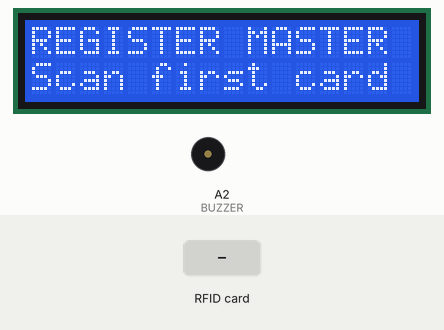
This sketch was run on a simulated Arduino Uno, built with avr-gcc and run on an emulated ATmega328P. On the bench: 16×2 character LCD, buzzer (waves = sounding). The inputs (shaded band) are chosen by the test bench. EEPROM starts erased; what the sketch prints to the serial monitor is not drawn.

Above: at 1.3 s.
1.4 s: RFID card 5E 7A 19 C4 held to the reader
At 2.2 s:
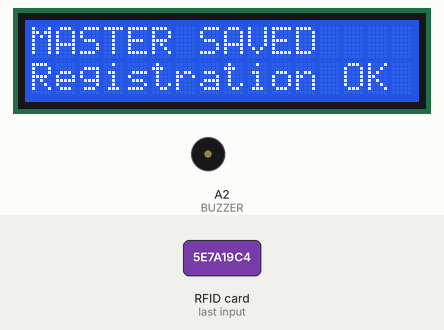
2.9 s: RFID card 5E 7A 19 C4 held to the reader
At 4.8 s:
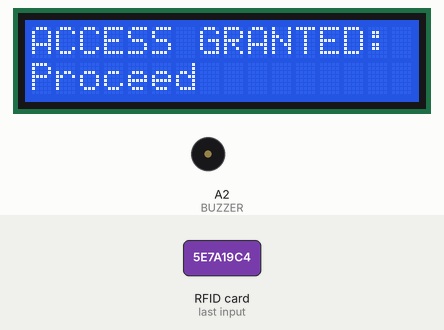
At 8.0 s:
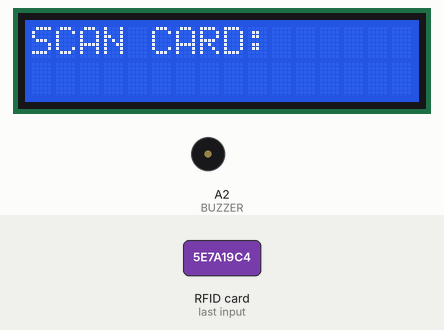
Timing chart, 0 to 9.5 s (numbered marks = the images above; inputs shaded):
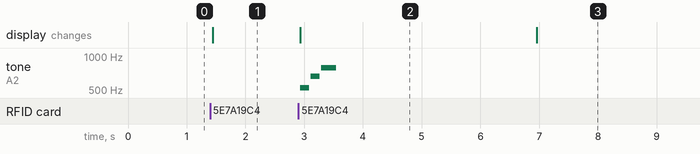

The sketch:

PROJECT-T0.ino
```cpp
#include <LiquidCrystal.h>
#include <SPI.h>
#include <MFRC522.h>
#include <EEPROM.h>


// Timer
unsigned long time_since = 0;
unsigned long duration = 4000;
bool messageActive = false;


//Buzzer
#define BUZZER A2

// RFID
MFRC522 rfid(10, 9);

// LCD
LiquidCrystal lcd(7, 6, 5, 4, 3, 2);

// EEPROM storage
const int MASTER_FLAG_ADDR = 0;
const int MASTER_LENGTH_ADDR = 1;
const int MASTER_UID_ADDR = 2;

const byte MASTER_FLAG = 0xA5;
const byte MAX_UID_SIZE = 10;

byte masterUID[MAX_UID_SIZE];
byte masterUIDSize = 0;

bool masterRegistered = false;


//Play a sound
void Buzzerbeep(int duration, int freq) {
  tone(BUZZER, freq, duration);
}

void successTune() {
  tone(BUZZER, 523, 150); // C5
  delay(180);

  tone(BUZZER, 659, 150); // E5
  delay(180);

  tone(BUZZER, 784, 250); // G5
  delay(280);

  noTone(BUZZER);
}

void deniedTune() {
  tone(BUZZER, 300, 250);
  delay(300);

  tone(BUZZER, 220, 400);
  delay(450);

  noTone(BUZZER);
}

// Display a temporary message
void showMessage(String top, String bottom) {
  lcd.clear();

  lcd.setCursor(0, 0);
  lcd.print(top);

  lcd.setCursor(0, 1);
  lcd.print(bottom);

  time_since = millis();
  messageActive = true;
}


// Load master card from EEPROM
void loadMaster() {
  if (EEPROM.read(MASTER_FLAG_ADDR) == MASTER_FLAG) {

    byte storedLength = EEPROM.read(MASTER_LENGTH_ADDR);

    if (storedLength >= 1 && storedLength <= MAX_UID_SIZE) {

      masterUIDSize = storedLength;

      for (byte i = 0; i < masterUIDSize; i++) {
        masterUID[i] = EEPROM.read(MASTER_UID_ADDR + i);
      }

      masterRegistered = true;

      Serial.println("Master card loaded!");

    } else {
      masterRegistered = false;
    }
  }
  else {
    masterRegistered = false;
  }
}


// Save first scanned card as master
void saveMaster() {

  masterUIDSize = rfid.uid.size;

  for (byte i = 0; i < masterUIDSize; i++) {
    masterUID[i] = rfid.uid.uidByte[i];

    EEPROM.update(MASTER_UID_ADDR + i, masterUID[i]);
  }

  EEPROM.update(MASTER_LENGTH_ADDR, masterUIDSize);
  EEPROM.update(MASTER_FLAG_ADDR, MASTER_FLAG);

  masterRegistered = true;

  Serial.println("MASTER CARD REGISTERED!");

  showMessage("MASTER SAVED", "Registration OK");
}


// Check if scanned card is master
bool isMaster() {

  if (rfid.uid.size != masterUIDSize) {
    return false;
  }

  for (byte i = 0; i < masterUIDSize; i++) {
    if (rfid.uid.uidByte[i] != masterUID[i]) {
      return false;
    }
  }

  return true;
}


// Read card UID
void readUid() {

  Serial.print("UID: ");

  for (byte i = 0; i < rfid.uid.size; i++) {

    if (rfid.uid.uidByte[i] < 0x10) {
      Serial.print("0");
    }

    Serial.print(rfid.uid.uidByte[i], HEX);
  }

  Serial.println();


  // First card becomes master
  if (!masterRegistered) {
    saveMaster();
  }

  // Check against saved master
  else if (isMaster()) {
    showMessage("ACCESS GRANTED:", "Proceed");
    successTune();
  }

  else {
    showMessage("ACCESS DENIED:", "Dont Proceed");
    deniedTune();
  }

  rfid.PICC_HaltA();
  rfid.PCD_StopCrypto1();
}


// Setup
void setup() {
  pinMode(BUZZER, OUTPUT);

  lcd.begin(16, 2);
  Serial.begin(9600);

  SPI.begin();
  rfid.PCD_Init();

  loadMaster();

  if (masterRegistered) {
    lcd.setCursor(0, 0);
    lcd.print("SCAN CARD:");
  }
  else {
    lcd.setCursor(0, 0);
    lcd.print("REGISTER MASTER");

    lcd.setCursor(0, 1);
    lcd.print("Scan first card");
  }
}


// Main loop
void loop() {

  // Non-blocking LCD timer
  if (messageActive && millis() - time_since >= duration) {

    lcd.clear();

    if (masterRegistered) {
      lcd.setCursor(0, 0);
      lcd.print("SCAN CARD:");
    }
    else {
      lcd.setCursor(0, 0);
      lcd.print("REGISTER MASTER");

      lcd.setCursor(0, 1);
      lcd.print("Scan first card");
    }

    messageActive = false;
  }


  // Check RFID
  if (!rfid.PICC_IsNewCardPresent()) {
    return;
  }

  if (!rfid.PICC_ReadCardSerial()) {
    return;
  }

  readUid();
}
```

Measured:
- after the input at 1.4 s, the display: changes after 0.05 s (image 1)
- after the input at 2.9 s, tone on A2 (BUZZER): plays 523 Hz for 0.15 s, 659 Hz for 0.15 s, 784 Hz for 0.25 s, starting at once; the display: changes at once (image 2)
- what the display in image 2 shows lasts 4.1 s, from 2.9 s to 7.0 s
